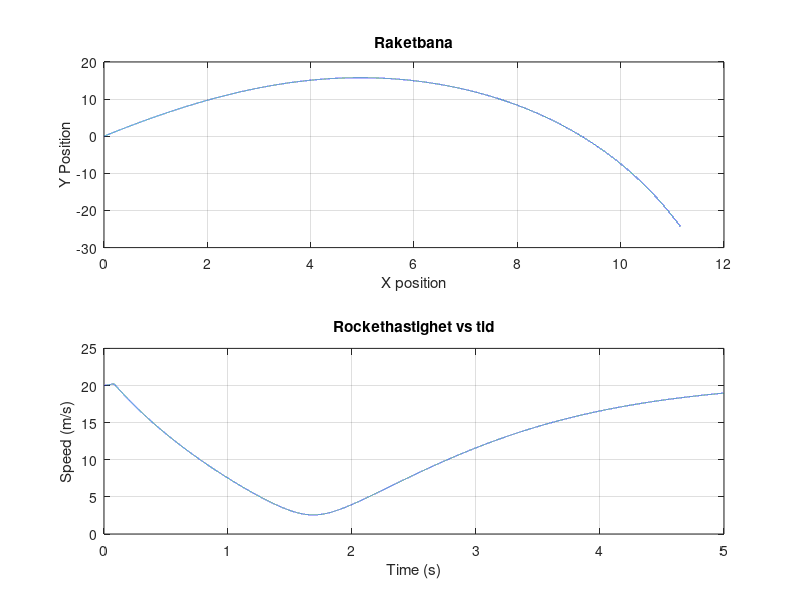

This figure's MATLAB source: (Note: this script raises an error after producing the figure.)
%Fungerade a) och b)

function rocket_simulation
    % Initialvilkor
    angle = deg2rad(80);
    e_x_0 = cos(angle) * 20;
    e_y_0 = sin(angle) * 20;
    
    % startpunkter
    pos_x0 = 0;
    pos_y0 =0;

    % Tids inst and diskretisering
    t_tot = 5;
    h = 0.0001;
    N = t_tot / h;

    % Beräkna hasitgheter men RK4
    [X, Y] = RungeKutta(@eDeriv, e_x_0, e_y_0, h, N);

    % Beräkna pos med
    [pos_X, pos_Y] = Integrator(X, Y, 0, 0, h, N);


    % Plotta resulatat
    figure;
    subplot(2, 1, 1);
    plot(pos_X, pos_Y);
    xlabel('X position');
    ylabel('Y Position');
    title('Raketbana');
    grid on;

    subplot(2, 1, 2);
    plot(linspace(0, t_tot, N+1), sqrt(X.^2 + Y.^2));
    xlabel('Time (s)');
    ylabel('Speed (m/s)');
    title('Rockethastighet vs tid');
    grid on;

    %% a)
    % Max Y
    interval_factor = 0.01
    max_posY = max(pos_Y);
    x_idx = find(max_posY);
    len_interval = round(t_tot*interval_factor/h,0);
    interval = pos_Y((x_idx-(len_interval/2)):(x_idx+(len_interval/2)));



    

    %% b)
    % Y-axel korsa
    zero_crossings = [];
    for i = 1:N
        if pos_Y(i) * pos_Y(i+1) <= 0
            zero_crossings = [zero_crossings, i];
        end
    end

   
    x_intersections = [];
    for i = 1:length(zero_crossings)
        idx = zero_crossings(i);
        x0 = pos_X(idx);
        y0 = pos_Y(idx);
        x1 = pos_X(idx+1);
        y1 = pos_Y(idx+1);

        t_factor = -y0 / (y1 - y0); % How far between points
        x_cross = x0 + (x1 - x0) * t_factor; % Linear interpolation
        x_intersections = [x_intersections, x_cross];
    end

    fprintf('b) X-skär när Y = 0:\n');
    disp(x_intersections);



end

function [X, Y] = RungeKutta(f, vx0, vy0, h, N)
    X = zeros(1, N+1);
    Y = zeros(1, N+1);
    X(1) = vx0;
    Y(1) = vy0;
    t = 0;
    for i = 1:N
        [K1x, K1y] = f(X(i), Y(i), t);
        [K2x, K2y] = f(X(i) + h/2 * K1x, Y(i) + h/2 * K1y, t + h/2);
        [K3x, K3y] = f(X(i) + h/2 * K2x, Y(i) + h/2 * K2y, t + h/2);
        [K4x, K4y] = f(X(i) + h * K3x, Y(i) + h * K3y, t + h);
        X(i+1) = X(i) + (h/6) * (K1x + 2*K2x + 2*K3x + K4x);
        Y(i+1) = Y(i) + (h/6) * (K1y + 2*K2y + 2*K3y + K4y);
        t = t + h;
    end
end

function [posX, posY] = Integrator(vx, vy, pos_x0, pos_y0, h, N)
    posX = zeros(1, N+1);
    posY = zeros(1, N+1);
    posX(1) = pos_x0; % Initial position x
    posY(1) = pos_y0; % Initial position y
    for i = 1:N
        posX(i+1) = posX(i) + h * vx(i);
        posY(i+1) = posY(i) + h * vy(i);
    end
end

function [e_x_prim, e_y_prim] = eDeriv(x_i, y_i, t)
    k_x = 0.001;
    k_y = 0.001;
    g = 9.82;
    m_0 = 0.05;
    k = 0.08;
    
    V = sqrt(x_i^2 + y_i^2);
    phi = atan2(y_i, x_i);
    
    if t <= 0.08
        m = m_0 - (k * t);
        F = 1;
    else
        F = 0;
        m = m_0 - (k * 0.08);
    end

    e_x_prim = (F * cos(phi) - k_x * x_i * V) / m;
    e_y_prim = ((F * sin(phi) - k_y * y_i * V) / m) - g;
end

